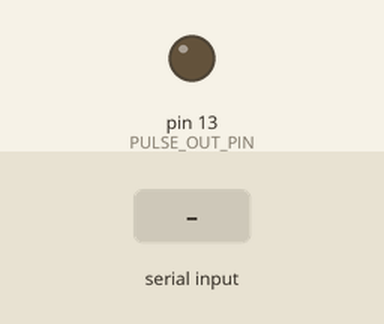
Recording of a sketch running on a simulated Arduino Uno, built with avr-gcc and run on an emulated ATmega328P. Shown: output pins drawn as LEDs (lit = HIGH). The inputs (shaded band) are chosen by the test bench.

Above: at 1.2 s.
1.3 s: "1" received over Serial
At 1.6 s:
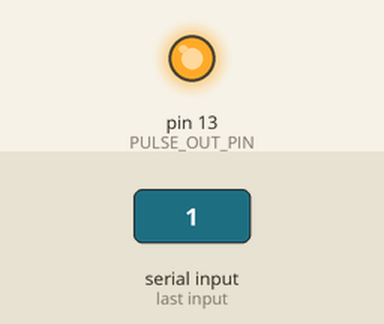
2.8 s: "0" received over Serial
At 4.0 s:
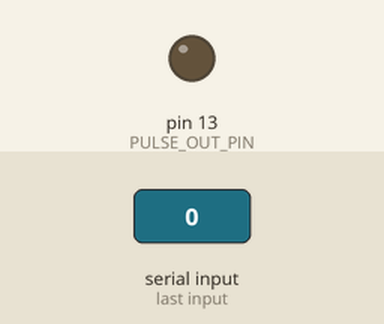
Timing chart, 0 to 5.8 s (numbered marks = the images above; inputs shaded):
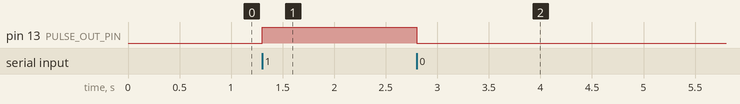

Measured:
- after the input at 1.3 s, pin 13 (PULSE_OUT_PIN): LOW → HIGH at once
- after the input at 2.8 s, pin 13 (PULSE_OUT_PIN): HIGH → LOW at once

The sketch:

ArdMob_RTT_PulseReceiver.ino
```cpp
/*
  ## ArdMobRTT Pulse Receiver ##

  reads messages from serial bus: '0' (no pulse) or '1' (pulse)
  this data is the written to digital output
*/

int PULSE_OUT_PIN = 13;
bool LOG = false;

void log(int val)
{
  if(!LOG) return;
  Serial.println(val);
}

void setup()
{
    Serial.begin(115200);
    pinMode(PULSE_OUT_PIN, OUTPUT);
    digitalWrite(PULSE_OUT_PIN, LOW);
}

void loop()
{
    switch (Serial.read())
    {
        case '0':
            log(0);
            digitalWrite(PULSE_OUT_PIN, LOW);
            break;
        case '1':
            log(1);
            digitalWrite(PULSE_OUT_PIN, HIGH);
            break;
    }
}
```
